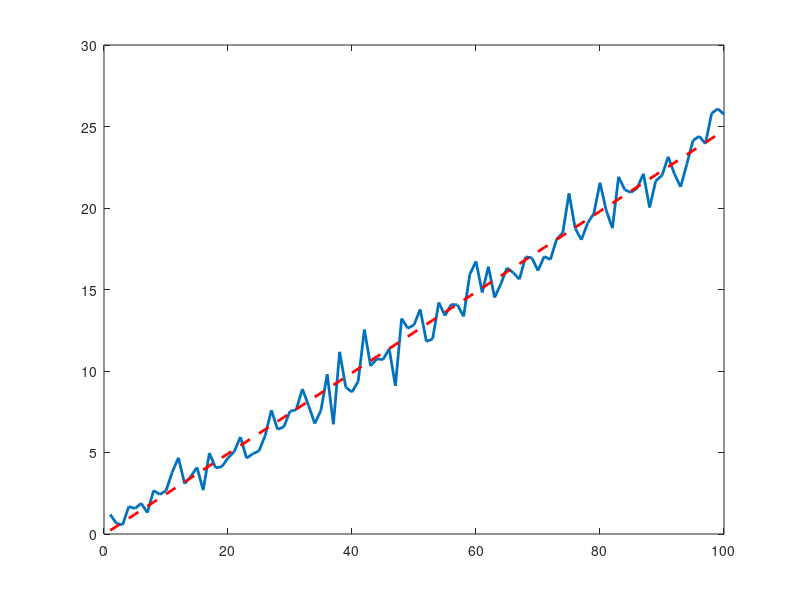

This chart was generated by the following MATLAB code:
% Create and Plot Raw Data
x = 1:100;
y = 0.25*x + randn(1,100);
plot(x,y,'LineWidth',2)
% Fit line to data using polyfit
c = polyfit(x,y,1);
% Display evaluated equation y = m*x + b
disp(['Equation is y = ' num2str(c(1)) '*x + ' num2str(c(2))])
% Evaluate fit equation using polyval
y_est = polyval(c,x);
% Add trend line to plot
hold on
plot(x,y_est,'r--','LineWidth',2)
hold off
